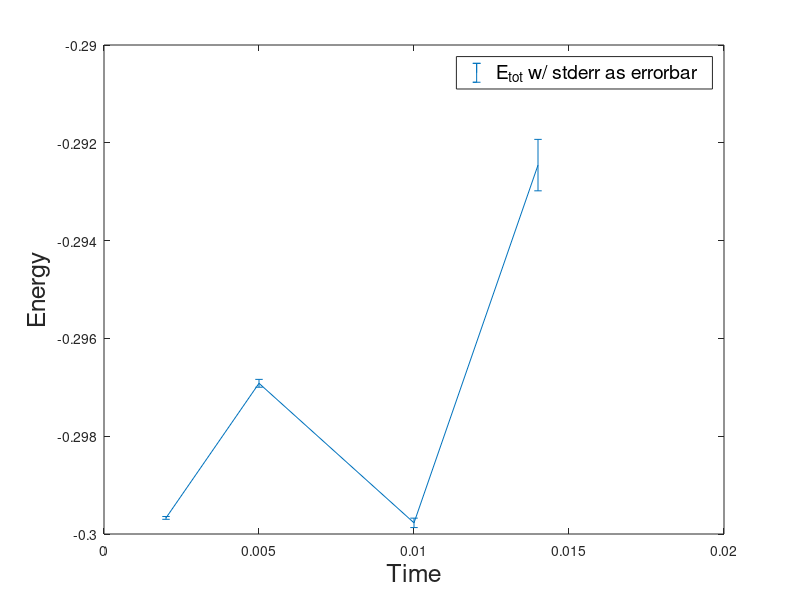
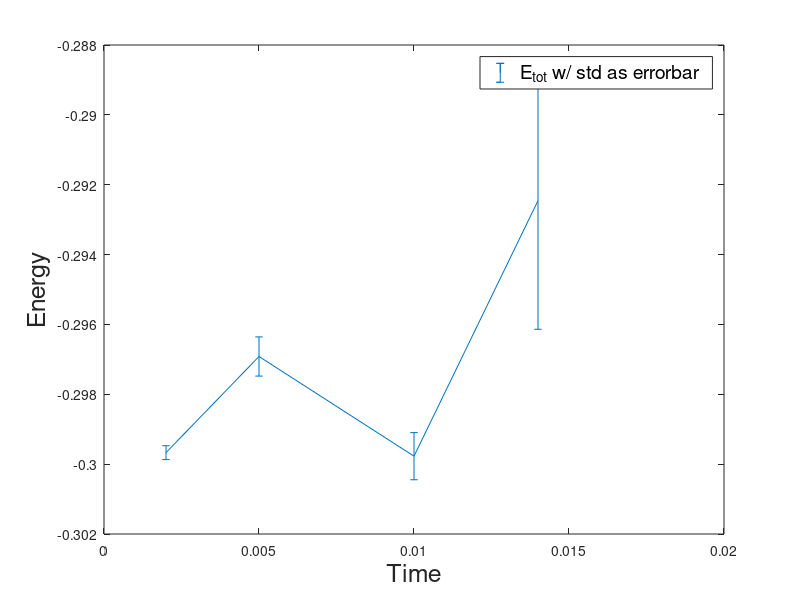

Write the MATLAB code that produced these figures, in order.
clear

data_dt_002 = [-0.299671, 5.67969e-05];
data_dt_005 = [-0.296918, 0.000160269];
data_dt_010 = [-0.299772, 0.000192871];
data_dt_014 = [-0.292456, 0.00105202];
data_dt_020 = [4.13966e+14, 3.1706e+06];

N = 64;
NBlocks = 50;

% note we discard last as that is very divergent
xdata = [0.002, 0.005, 0.010, 0.014];
ydata = [data_dt_002(1), data_dt_005(1), data_dt_010(1), data_dt_014(1)];
edata_standard_error = [data_dt_002(2), data_dt_005(2), data_dt_010(2), data_dt_014(2)];
edata_std = edata_standard_error * sqrt(NBlocks-1);


figure(1);
% use halve edata as the total width of error bar is 2*err originally
errorbar(xdata,ydata,edata_standard_error./2);
xlabel("Time", "FontSize", 18);
ylabel("Energy", "FontSize", 18);
legend("E_{tot} w/ stderr as errorbar", "FontSize", 14);

figure(2);
errorbar(xdata,ydata,edata_std./2);
xlabel("Time", "FontSize", 18);
ylabel("Energy", "FontSize", 18);
legend("E_{tot} w/ std as errorbar", "FontSize", 14);